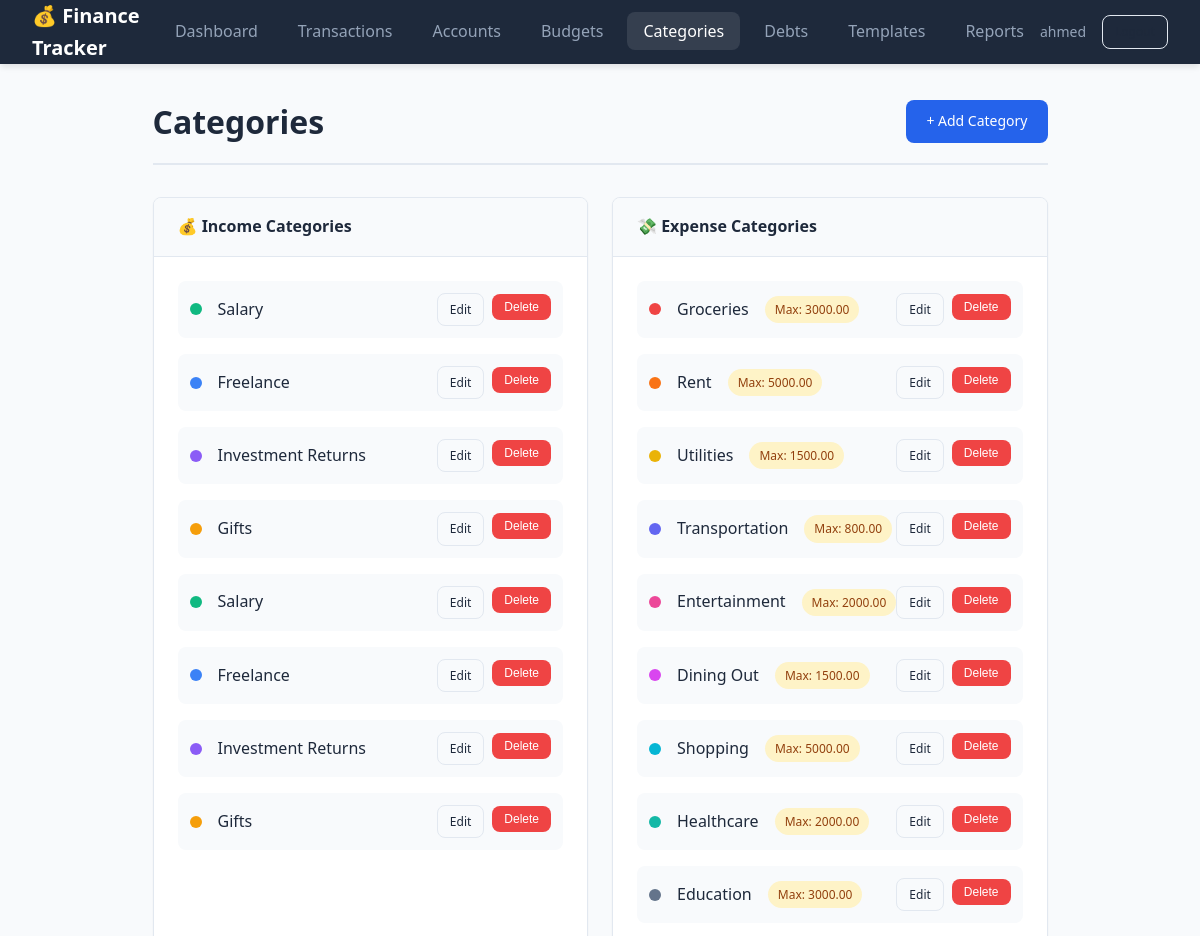
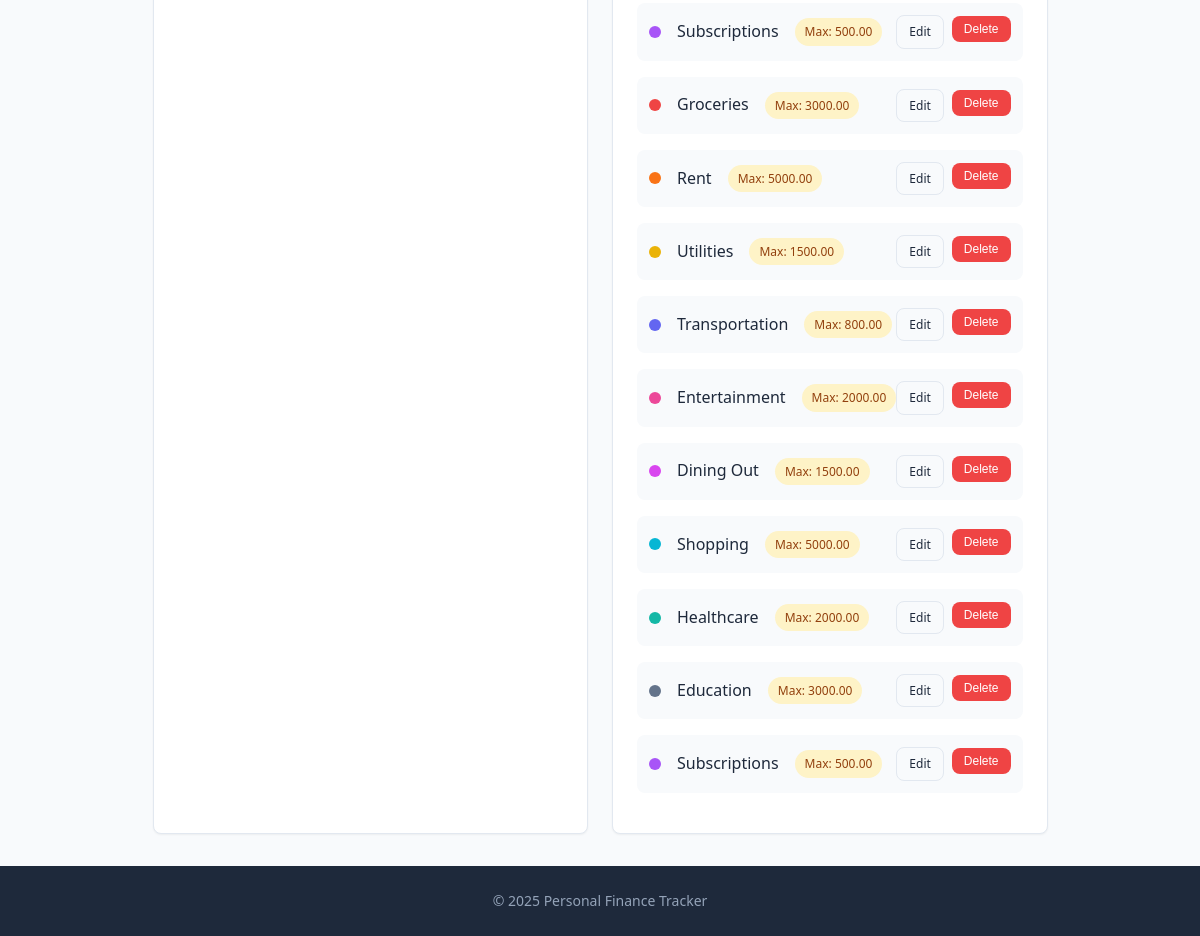
/categories (signed in), run on the app's committed database (2 pictures, top to bottom).
### src/app/models/finance_models.py (models this page shows, shortened)
class User(UserMixin, db.Model):
    __tablename__ = 'user'
    id: Mapped[int] = mapped_column(Integer, primary_key=True, autoincrement=True)
    email: Mapped[str] = mapped_column(String(120), nullable=False, unique=True)
    password_hash: Mapped[str] = mapped_column(String(128), nullable=False)
    display_name: Mapped[Optional[str]] = mapped_column(String(100))
    default_currency: Mapped[str] = mapped_column(String(10), default='EGP')
    created_at: Mapped[datetime] = mapped_column(DateTime, default=datetime.utcnow)
    accounts: Mapped[List["Account"]] = relationship(
        "Account", back_populates="user", cascade="all, delete-orphan"
    )
    categories: Mapped[List["Category"]] = relationship(
        "Category", back_populates="user", cascade="all, delete-orphan"
    )
    transactions: Mapped[List["Transaction"]] = relationship(
        "Transaction", back_populates="user", cascade="all, delete-orphan"
    )
    budgets: Mapped[List["Budget"]] = relationship(
        "Budget", back_populates="user", cascade="all, delete-orphan"
    )
    transaction_templates: Mapped[List["TransactionTemplate"]] = relationship(
        "TransactionTemplate", back_populates="user", cascade="all, delete-orphan"
    )
    goals: Mapped[List["Goal"]] = relationship(
        "Goal", back_populates="user", cascade="all, delete-orphan"
    )
    recurring_transactions: Mapped[List["RecurringTransaction"]] = relationship(
        "RecurringTransaction", back_populates="user", cascade="all, delete-orphan"
    )
    debts: Mapped[List["Debt"]] = relationship(
        "Debt", back_populates="user", cascade="all, delete-orphan"
    )

class Category(db.Model):
    __tablename__ = 'category'
    id: Mapped[int] = mapped_column(Integer, primary_key=True, autoincrement=True)
    user_id: Mapped[int] = mapped_column(
        Integer, ForeignKey('user.id', ondelete='CASCADE'), nullable=False
    )
    name: Mapped[str] = mapped_column(String(100), nullable=False)
    category_type: Mapped[str] = mapped_column(String(10), nullable=False)
    color: Mapped[Optional[str]] = mapped_column(String(7))
    max_single_amount: Mapped[Optional[Decimal]] = mapped_column(DECIMAL(10, 2))
    user: Mapped["User"] = relationship("User", back_populates="categories")
    transactions: Mapped[List["Transaction"]] = relationship(
        "Transaction", back_populates="category", cascade="all, delete-orphan"
    )
    budgets: Mapped[List["Budget"]] = relationship(
        "Budget", back_populates="category", cascade="all, delete-orphan"
    )
    transaction_templates: Mapped[List["TransactionTemplate"]] = relationship(
        "TransactionTemplate", back_populates="category"
    )

### src/app/controllers/category_routes.py (the view)
@category_bp.route('/categories')
@login_required
def categories():
    income_categories = CategoryRepository.get_income_categories(current_user.id)
    expense_categories = CategoryRepository.get_expense_categories(current_user.id)
    return render_template(
        'categories.html',
        income_categories=income_categories,
        expense_categories=expense_categories
    )

### src/app/__init__.py (called while the page is built)
def _init_extensions(app: Flask) -> None:
    database.init_app(app)
    bcrypt.init_app(app)
    login_manager.init_app(app)
    @login_manager.user_loader
    def load_user(user_id: str):
        from .models import User
        return User.query.get(int(user_id))

### src/app/repositories/category_repository.py (called while the page is built)
    @staticmethod
    def get_by_type(user_id: int, category_type: str) -> List[Category]:
        return Category.query.filter_by(
            user_id=user_id,
            category_type=category_type
        ).all()

    @staticmethod
    def get_income_categories(user_id: int) -> List[Category]:
        return CategoryRepository.get_by_type(user_id, 'Income')

    @staticmethod
    def get_expense_categories(user_id: int) -> List[Category]:
        return CategoryRepository.get_by_type(user_id, 'Expense')

### src/app/templates/categories.html (shortened to what this page needs)
{% extends "base.html" %}
{% block content %}
<div class="page-header">
    <h1>Categories</h1>
    <a href="{{ url_for('category.add_category') }}" class="btn btn-primary">+ Add Category</a>
</div>
<div class="grid grid-2">
    <div class="card">
        <div class="card-header">
            <h3>💰 Income Categories</h3>
        </div>
        <div class="card-body">
            {% if income_categories %}
                {% for category in income_categories %}
                <div class="flex flex-between flex-center mb-2" style="padding: 0.75rem; background: var(--bg-primary); border-radius: var(--border-radius);">
                    <div class="flex flex-center gap-1">
                        <span class="category-dot" style="background-color: {{ category.color or '#10b981' }}"></span>
                        <span>{{ category.name }}</span>
                    </div>
                    <div class="table-actions">
                        <a href="{{ url_for('category.edit_category', category_id=category.id) }}" class="btn btn-sm btn-outline">Edit</a>
                        <form method="POST" action="{{ url_for('category.delete_category', category_id=category.id) }}" style="display:inline;" onsubmit="return confirm('Delete this category?');">
                            <button type="submit" class="btn btn-sm btn-danger">Delete</button>
                        </form>
                    </div>
                </div>
                {% endfor %}
            {% else %}
                <p class="text-muted text-center">No income categories yet</p>
            {% endif %}
        </div>
    </div>
    <div class="card">
        <div class="card-header">
            <h3>💸 Expense Categories</h3>
        </div>
        <div class="card-body">
            {% if expense_categories %}
                {% for category in expense_categories %}
                <div class="flex flex-between flex-center mb-2" style="padding: 0.75rem; background: var(--bg-primary); border-radius: var(--border-radius);">
                    <div class="flex flex-center gap-1">
                        <span class="category-dot" style="background-color: {{ category.color or '#ef4444' }}"></span>
                        <span>{{ category.name }}</span>
                        {% if category.max_single_amount %}
                        <span class="badge badge-warning" style="margin-left: 0.5rem;">Max: {{ "%.2f"|format(category.max_single_amount) }}</span>
                        {% endif %}
                    </div>
                    <div class="table-actions">
                        <a href="{{ url_for('category.edit_category', category_id=category.id) }}" class="btn btn-sm btn-outline">Edit</a>
                        <form method="POST" action="{{ url_for('category.delete_category', category_id=category.id) }}" style="display:inline;" onsubmit="return confirm('Delete this category?');">
                            <button type="submit" class="btn btn-sm btn-danger">Delete</button>
                        </form>
                    </div>
                </div>
                {% endfor %}
            {% else %}
                <p class="text-muted text-center">No expense categories yet</p>
            {% endif %}
        </div>
    </div>
</div>
{% endblock %}

### src/app/templates/base.html (shortened to what this page needs)
<!DOCTYPE html>
<html lang="en">
<head>
    <link rel="stylesheet" href="{{ url_for('static', filename='css/style.css') }}">
</head>
<body>
    {% if current_user.is_authenticated %}
    <nav class="navbar">
        <div class="nav-brand">
            <a href="{{ url_for('dashboard.dashboard') }}">💰 Finance Tracker</a>
        </div>
        <ul class="nav-links">
            <li><a href="{{ url_for('dashboard.dashboard') }}" class="{% if request.endpoint == 'dashboard.dashboard' %}active{% endif %}">Dashboard</a></li>
            <li><a href="{{ url_for('transaction.transactions') }}" class="{% if 'transaction' in request.endpoint %}active{% endif %}">Transactions</a></li>
            <li><a href="{{ url_for('account.accounts') }}" class="{% if 'account' in request.endpoint %}active{% endif %}">Accounts</a></li>
            <li><a href="{{ url_for('budget.budgets') }}" class="{% if 'budget' in request.endpoint %}active{% endif %}">Budgets</a></li>
            <li><a href="{{ url_for('category.categories') }}" class="{% if 'category' in request.endpoint %}active{% endif %}">Categories</a></li>
            <li><a href="{{ url_for('debt.debts') }}" class="{% if 'debt' in request.endpoint %}active{% endif %}">Debts</a></li>
            <li><a href="{{ url_for('template.templates') }}" class="{% if 'template' in request.endpoint %}active{% endif %}">Templates</a></li>
            <li><a href="{{ url_for('report.reports') }}" class="{% if 'report' in request.endpoint %}active{% endif %}">Reports</a></li>
        </ul>
        <div class="nav-user">
            <span class="user-name">{{ current_user.display_name or current_user.email }}</span>
            <a href="{{ url_for('auth.logout') }}" class="btn btn-outline btn-sm">Logout</a>
        </div>
    </nav>
    {% endif %}
    <main class="container">
        {% block content %}{% endblock %}
    </main>
    <footer class="footer">
        <p>&copy; 2025 Personal Finance Tracker</p>
    </footer>
</body>
</html>

### src/app/static/css/style.css (style rules this page uses)
:root { --primary: #2563eb; --primary-dark: #1d4ed8; --primary-light: #3b82f6; --secondary: #64748b; --success: #10b981; --success-light: #d1fae5; --warning: #f59e0b; --warning-light: #fef3c7; --danger: #ef4444; --danger-light: #fee2e2; --info: #06b6d4; --info-light: #cffafe; --bg-primary: #f8fafc; --bg-secondary: #ffffff; --bg-dark: #1e293b; --text-primary: #1e293b; --text-secondary: #64748b; --text-light: #94a3b8; --text-inverse: #ffffff; --border-color: #e2e8f0; --border-radius: 8px; --shadow-sm: 0 1px 2px rgba(0, 0, 0, 0.05); --shadow: 0 4px 6px -1px rgba(0, 0, 0, 0.1); --shadow-lg: 0 10px 15px -3px rgba(0, 0, 0, 0.1); --font-family: 'Segoe UI', system-ui, -apple-system, sans-serif; --transition: all 0.2s ease; }
*, *::before, *::after { box-sizing: border-box; margin: 0; padding: 0; }
html { font-size: 16px; scroll-behavior: smooth; }
body { font-family: var(--font-family); background-color: var(--bg-primary); color: var(--text-primary); line-height: 1.6; min-height: 100vh; display: flex; flex-direction: column; }
a { color: var(--primary); text-decoration: none; transition: var(--transition); }
.navbar { background: var(--bg-dark); padding: 0 2rem; display: flex; align-items: center; justify-content: space-between; height: 64px; position: sticky; top: 0; z-index: 1000; box-shadow: var(--shadow); }
.nav-brand a { color: var(--text-inverse); font-size: 1.25rem; font-weight: 700; display: flex; align-items: center; gap: 0.5rem; }
.nav-links { display: flex; list-style: none; gap: 0.5rem; }
.nav-links a { color: var(--text-light); padding: 0.5rem 1rem; border-radius: var(--border-radius); font-weight: 500; transition: var(--transition); }
.nav-links a:hover, .nav-links a.active { color: var(--text-inverse); background: rgba(255, 255, 255, 0.1); }
.nav-user { display: flex; align-items: center; gap: 1rem; }
.user-name { color: var(--text-light); font-size: 0.875rem; }
.container { max-width: 1200px; margin: 0 auto; padding: 2rem; flex: 1; }
.page-header { display: flex; justify-content: space-between; align-items: center; margin-bottom: 2rem; padding-bottom: 1rem; border-bottom: 1px solid var(--border-color); }
.page-header h1 { font-size: 1.75rem; font-weight: 700; color: var(--text-primary); }
.grid { display: grid; gap: 1.5rem; }
.grid-2 { grid-template-columns: repeat(2, 1fr); }
.card { background: var(--bg-secondary); border-radius: var(--border-radius); box-shadow: var(--shadow-sm); border: 1px solid var(--border-color); overflow: hidden; }
.card-header { padding: 1rem 1.5rem; border-bottom: 1px solid var(--border-color); background: var(--bg-primary); }
.card-header h2, .card-header h3 { font-size: 1rem; font-weight: 600; color: var(--text-primary); }
.card-body { padding: 1.5rem; }
.btn { display: inline-flex; align-items: center; justify-content: center; gap: 0.5rem; padding: 0.625rem 1.25rem; font-size: 0.875rem; font-weight: 500; border-radius: var(--border-radius); border: none; cursor: pointer; transition: var(--transition); text-decoration: none; }
.btn-primary { background: var(--primary); color: var(--text-inverse); }
.btn-danger { background: var(--danger); color: var(--text-inverse); }
.btn-outline { background: transparent; border: 1px solid var(--border-color); color: var(--text-primary); }
.btn-sm { padding: 0.375rem 0.75rem; font-size: 0.75rem; }
.table-actions { display: flex; gap: 0.5rem; }
.badge { display: inline-flex; align-items: center; padding: 0.25rem 0.625rem; font-size: 0.75rem; font-weight: 500; border-radius: 9999px; }
.badge-warning { background: var(--warning-light); color: #92400e; }
.category-dot { width: 12px; height: 12px; border-radius: 50%; display: inline-block; margin-right: 0.5rem; }
.footer { background: var(--bg-dark); color: var(--text-light); text-align: center; padding: 1.5rem; font-size: 0.875rem; margin-top: auto; }
.mb-2 { margin-bottom: 1rem; }
.flex { display: flex; }
.flex-between { justify-content: space-between; }
.flex-center { align-items: center; }
.gap-1 { gap: 0.5rem; }
.card { box-shadow: var(--shadow-sm); transition: var(--transition); }
.page-header { display: flex; justify-content: space-between; align-items: center; margin-bottom: 2rem; padding-bottom: 1rem; border-bottom: 2px solid var(--border-color); }
.page-header h1 { font-size: 2rem; font-weight: 700; color: var(--text-primary); margin: 0; }

### data on the page
User: display_name "ahmed"
Category: name "Salary"
Category: name "Freelance"
Category: name "Investment Returns"
Category: name "Gifts"
Category: name "Salary"
Category: name "Freelance"
Category: name "Investment Returns"
Category: name "Gifts"
Category: name "Groceries", max_single_amount "3000.00"
Category: name "Rent", max_single_amount "5000.00"
Category: name "Utilities", max_single_amount "1500.00"
Category: name "Transportation", max_single_amount "800.00"
Category: name "Entertainment", max_single_amount "2000.00"
Category: name "Dining Out", max_single_amount "1500.00"
Category: name "Shopping", max_single_amount "5000.00"
Category: name "Healthcare", max_single_amount "2000.00"
Category: name "Education", max_single_amount "3000.00"
Category: name "Subscriptions", max_single_amount "500.00"
Category: name "Groceries", max_single_amount "3000.00"
Category: name "Rent", max_single_amount "5000.00"
Category: name "Utilities", max_single_amount "1500.00"
Category: name "Transportation", max_single_amount "800.00"
Category: name "Entertainment", max_single_amount "2000.00"
Category: name "Dining Out", max_single_amount "1500.00"
Category: name "Shopping", max_single_amount "5000.00"
Category: name "Healthcare", max_single_amount "2000.00"
Category: name "Education", max_single_amount "3000.00"
Category: name "Subscriptions", max_single_amount "500.00"
